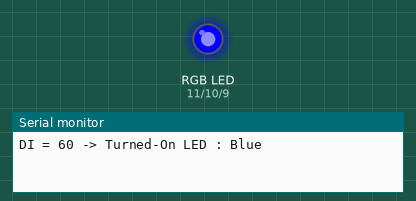
This sketch was run on a simulated Arduino Uno, built with avr-gcc and run on an emulated ATmega328P. Parts: an RGB LED mixed from three pins (HIGH = lit), the last lines printed to the serial monitor.

Above: at 0.1 s.
At 10.1 s:
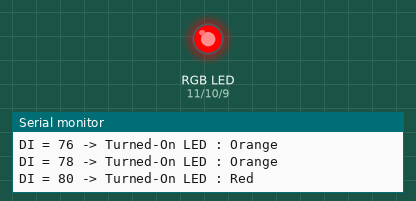
At 24.1 s:
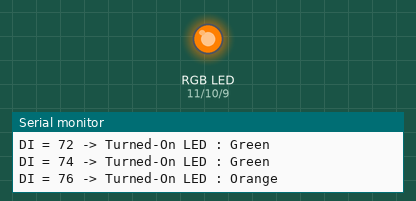
At 36.1 s:
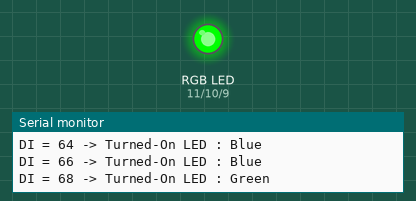
Timing chart, 0 to 37.6 s (numbered marks = the images above):
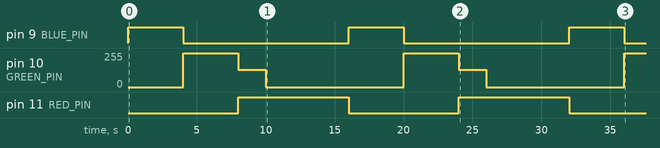

Measured:
- by itself, pin 9 (BLUE_PIN): alternates HIGH for 4.0 s and LOW for 12.0 s
- by itself, pin 11 (RED_PIN): alternates HIGH for 8.0 s and LOW for 8.0 s
- by itself, pin 10 (GREEN_PIN): 0/255 → 255/255 at 4.0 s, → 128/255 4.0 s later, → 0/255 2.0 s later, → 255/255 10.0 s later, … (7 changes in this stretch)

The sketch:

example_1103.ino
```cpp
#define RED_PIN 11
#define GREEN_PIN 10
#define BLUE_PIN 9
void colorChange(int red, int green, int blue){
  analogWrite(RED_PIN, red);
  analogWrite(GREEN_PIN, green);
  analogWrite(BLUE_PIN, blue);
}

void setup() {
  Serial.begin(9600);
  pinMode(RED_PIN, OUTPUT);
  pinMode(GREEN_PIN, OUTPUT);
  pinMode(BLUE_PIN, OUTPUT);
}

void loop() {
  for(int di = 60 ; di <= 90 ; di += 2){
    Serial.print("DI = ");
    Serial.print(di);

    if(di >= 80){
      colorChange(255, 0, 0);
      Serial.println(" -> Turned-On LED : Red");
    } else if(di >= 75){
      colorChange(255, 128, 0);
      Serial.println(" -> Turned-On LED : Orange");
    } else if(di >= 68){
      colorChange(0, 255, 0);
      Serial.println(" -> Turned-On LED : Green");
    } else {
      colorChange(0, 0, 255);
      Serial.println(" -> Turned-On LED : Blue");
    }

    delay(1000);
  }

}
```
